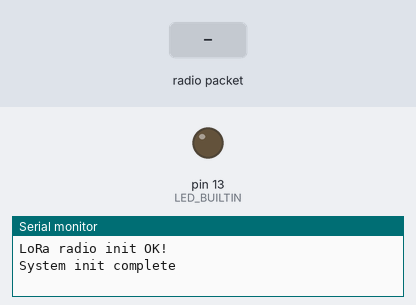
A program run on a simulated Arduino Nano, built for the host (arithmetic inside an expression is 32-bit, double 64-bit). Shown: output pins drawn as LEDs (lit = HIGH), the last lines printed to the serial monitor. The inputs (shaded band) are chosen by the test bench. No radio packets arrive unless stated; pins used as bus, display or sensor lines are not drawn.

Above: at 3.3 s.
3.4 s: radio packet "ping" arrives
At 4.8 s:
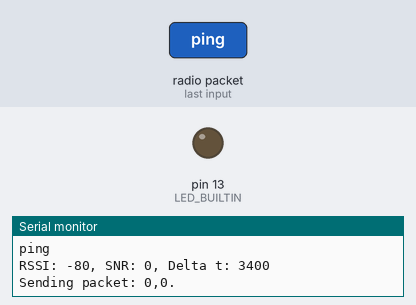
6.4 s: radio packet "led1" arrives
At 7.1 s:
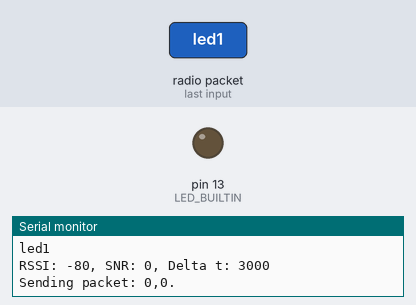
9.4 s: radio packet "clearq" arrives
At 10.6 s:
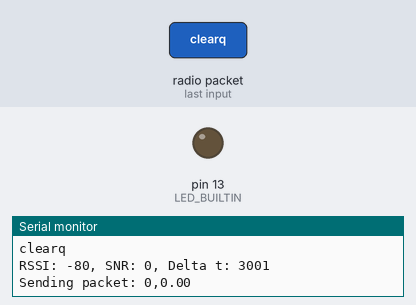
Timing chart, 0 to 12.4 s (numbered marks = the images above; inputs shaded):
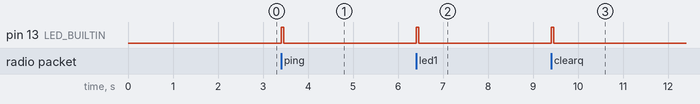

The program:

main.cpp
```cpp
//Ground Station Main

#include <ArduinoQueue.h>
#include <SPI.h>
#include <RH_RF95.h>

//Callsign
#define CALLSIGN "VA2ETD"
#define SHOW_CALLSIGN 0 //will show callsign in serial monitor

//Radio debugging without FC
#define DEBUG_RX 0
#define LOOP_TIMER 1000

//Queue
#define QUEUE_SIZE 10     // Choose one size value - removed duplicate definition

//Radio pin definitions
#define RFM95_RST 7
#define RFM95_CS 10
#define RFM95_INT 2

//LoRa parameters definitions
#define RF95_FREQ 915.0
#define SF 8
#define BW 125000
#define TX_POWER 20

// Function prototypes - Add these to resolve "not declared in scope" errors
void radioSetup();
void radioRx();
void recvCommand();
void parseData();
String commandParser();
void groundpacketParser(char* pkt, int enableRaw);

// Radio
RH_RF95 rf95(RFM95_CS, RFM95_INT);

// Basic Queue replacement
String queue[QUEUE_SIZE];
uint8_t queueHead = 0;
uint8_t queueTail = 0;

void enqueue(String s) {
  uint8_t next = (queueTail + 1) % QUEUE_SIZE;
  if (next != queueHead) {
    queue[queueTail] = s;
    queueTail = next;
  }
}

String dequeue() {
  if (queueHead == queueTail) return "0,0.00";
  String s = queue[queueHead];
  queueHead = (queueHead + 1) % QUEUE_SIZE;
  return s;
}

bool queueIsEmpty() {
  return queueHead == queueTail;
}

unsigned long lastPacketTime = 0;
unsigned long sendTimer = 0;

char receivedChars[32];
char tempChars[32];
char messageFromPC[32] = {0};
int integerFromPC = 0;
float floatFromPC = 0.0;
boolean newData = false;
int showAsRawPacket = 1;
volatile int receptionConfirm = 0;
volatile int ignoreNextConfirm = 0;
String FcCommandID = "X";

// Global buffers instead of local stack allocation
uint8_t receiveBuf[RH_RF95_MAX_MESSAGE_LEN];
char parseBuf[RH_RF95_MAX_MESSAGE_LEN];
char txBuffer[64]; // Increased size for safety

// Use a single buffer for both RX and TX operations
uint8_t radioBuf[RH_RF95_MAX_MESSAGE_LEN];
uint8_t bufLen = 0;

void setup() {
  Serial.begin(9600);
  delay(2000);
  pinMode(LED_BUILTIN, OUTPUT);
  radioSetup();
  Serial.println("System init complete");
}

void loop() {
  if (DEBUG_RX && millis() - sendTimer > LOOP_TIMER) {
    recvCommand();
    String commandPacket = commandParser();
    radioRx();
    sendTimer = millis();
  } else {
    recvCommand();
    String commandPacket = commandParser();
    radioRx();
  }
}

void radioSetup() {
  pinMode(RFM95_RST, OUTPUT);
  digitalWrite(RFM95_RST, HIGH);
  delay(100);
  digitalWrite(RFM95_RST, LOW);
  delay(10);
  digitalWrite(RFM95_RST, HIGH);
  delay(10);

  if (!rf95.init()) {
    Serial.println("LoRa radio init failed");
    while (1);
  }
  Serial.println("LoRa radio init OK!");

  if (!rf95.setFrequency(RF95_FREQ)) {
    Serial.println("setFrequency failed");
    while (1);
  }
  rf95.setSignalBandwidth(BW);
  rf95.setSpreadingFactor(SF);
  rf95.setTxPower(TX_POWER, false);
  rf95.setCodingRate4(5);
  rf95.setPayloadCRC(true);
}

void radioRx() {
  if (rf95.available() || DEBUG_RX) {
    // Clear buffer before receiving new data
    memset(radioBuf, 0, sizeof(radioBuf));

    // Receive data into our single buffer
    bufLen = sizeof(radioBuf);
    if (rf95.recv(radioBuf, &bufLen) || DEBUG_RX) {
      digitalWrite(LED_BUILTIN, HIGH);

      unsigned long currentTime = millis();
      unsigned long deltaT = currentTime - lastPacketTime;
      lastPacketTime = currentTime;

      // Ensure the buffer is null-terminated for string operations
      if (bufLen < sizeof(radioBuf)) {
        radioBuf[bufLen] = '\0';
      }

      // Process received data (use radioBuf as char* for parsing)
      groundpacketParser((char*)radioBuf, showAsRawPacket);

      // RSSI info
      if (!DEBUG_RX) {
        Serial.print("RSSI: ");
        Serial.print(rf95.lastRssi(), DEC);
        Serial.print(", SNR: ");
        Serial.print(rf95.lastSNR(), DEC);
        Serial.print(", Delta t: ");
        Serial.println(deltaT);


      }

      // Get response data
      String data = queueIsEmpty() ? "0,0.00" : dequeue();

      // Copy formatted string to buffer
      memcpy(radioBuf, data.c_str(), bufLen);

      // For debug - print what we're sending
      Serial.print("Sending packet: ");
      Serial.println((char*)radioBuf);

      // Send the data
      rf95.send(radioBuf, bufLen);
      rf95.waitPacketSent();
      rf95.setModeRx();

      digitalWrite(LED_BUILTIN, LOW);
    }
  }
}

void recvCommand() {
  static byte ndx = 0;
  char endMarker = '\n';
  char rc;

  while (Serial.available() > 0 && newData == false) {
    rc = Serial.read();
    if (rc != endMarker) {
      receivedChars[ndx++] = rc;
      if (ndx >= sizeof(receivedChars) - 1) ndx = sizeof(receivedChars) - 1;
    } else {
      receivedChars[ndx] = '\0';
      ndx = 0;
      newData = true;
    }
  }
}

void parseData() {
  char *strtokIndx = strtok(tempChars, " ");
  if (strtokIndx) strcpy(messageFromPC, strtokIndx);

  strtokIndx = strtok(NULL, " ");
  if (strtokIndx) floatFromPC = atof(strtokIndx);

  strtokIndx = strtok(NULL, " ");
  if (strtokIndx) integerFromPC = atoi(strtokIndx);
}

String commandParser() {
  if (newData) {
    strcpy(tempChars, receivedChars);
    parseData();
    String dat = "0,000.00";

    if (strcmp(messageFromPC, "ping") == 0) {
      dat = "1,000.00";
    } else if (strcmp(messageFromPC, "led1") == 0) {
      dat = "2," + String(fmodf(floatFromPC, 100.0));
    } else if (strcmp(messageFromPC, "clearq") == 0) {
      while (!queueIsEmpty()) dequeue();
      Serial.println("Cleared queue");
    } else {
      dat = "0,000.00";
      Serial.print("Invalid command: ");
      Serial.println(messageFromPC);
    }

    enqueue(dat);
    newData = false;
    floatFromPC = 0.0;
    strcpy(receivedChars, "0");
    return dat;
  }
  return "";
}

// This function is destructively modifying buf with strtok()
void groundpacketParser(char* pkt, int enableRaw) {
  if (enableRaw) {
    // Print only valid printable characters
    int i = 0;
    bool foundValidData = false;

    // First, find the valid comma-separated data
    while (pkt[i] != '\0' && i < 200) {  // Limit to reasonable packet size
      // Only print ASCII printable chars and basic control chars
      char c = pkt[i];
      if ((c >= 32 && c <= 126) || c == '\r' || c == '\n' || c == '\t' || c == ',') {
        Serial.print(c);
        foundValidData = true;
      } else {
        if (foundValidData) {
          // Stop printing once we hit non-printable chars after valid data
          break;
        }
      }
      i++;
    }
    Serial.println(); // End the line
    return;
  }

  // Original parsing code for non-raw format remains unchanged
  char *token = strtok(pkt, ":,");
  int index = 0;
  while (token != NULL) {
    Serial.print(index == 0 ? "CMD ID: " : ", ");
    Serial.print(token);
    token = strtok(NULL, ",");
    index++;
  }
  Serial.println();
}
```

Measured:
- after the input at 3.4 s, pin 13 (LED_BUILTIN): LOW → HIGH at once, → LOW 0.06 s later
- after the input at 6.4 s, pin 13 (LED_BUILTIN): LOW → HIGH at once, → LOW 0.06 s later
- after the input at 9.4 s, pin 13 (LED_BUILTIN): LOW → HIGH at once, → LOW 0.06 s later
